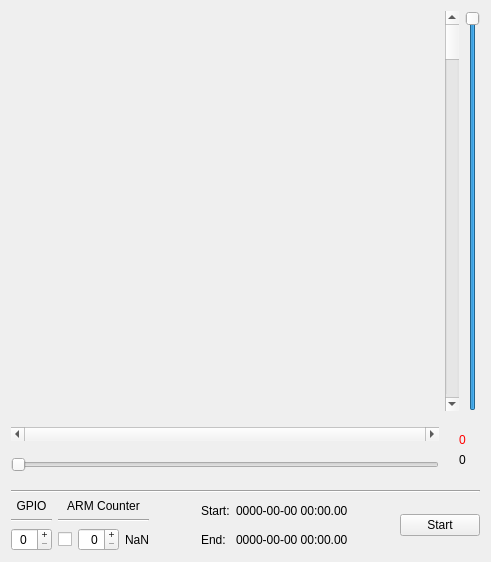
<?xml version="1.0" encoding="UTF-8"?>
<ui version="4.0">
 <class>MonitorWidget</class>
 <widget class="QWidget" name="MonitorWidget">
  <property name="geometry">
   <rect>
    <x>0</x>
    <y>0</y>
    <width>491</width>
    <height>562</height>
   </rect>
  </property>
  <property name="sizePolicy">
   <sizepolicy hsizetype="Preferred" vsizetype="Expanding">
    <horstretch>0</horstretch>
    <verstretch>0</verstretch>
   </sizepolicy>
  </property>
  <property name="windowTitle">
   <string>Form</string>
  </property>
  <layout class="QVBoxLayout" name="verticalLayout">
   <item>
    <layout class="QGridLayout" name="grid">
     <item row="4" column="0">
      <widget class="ChartWidget" name="chartW" native="true">
       <property name="sizePolicy">
        <sizepolicy hsizetype="Preferred" vsizetype="Preferred">
         <horstretch>0</horstretch>
         <verstretch>0</verstretch>
        </sizepolicy>
       </property>
       <property name="minimumSize">
        <size>
         <width>400</width>
         <height>400</height>
        </size>
       </property>
      </widget>
     </item>
     <item row="4" column="1">
      <layout class="QHBoxLayout" name="xLayout">
       <item>
        <widget class="QScrollBar" name="yScroll">
         <property name="orientation">
          <enum>Qt::Vertical</enum>
         </property>
        </widget>
       </item>
       <item>
        <widget class="QSlider" name="yZoom">
         <property name="minimum">
          <number>0</number>
         </property>
         <property name="maximum">
          <number>0</number>
         </property>
         <property name="singleStep">
          <number>2</number>
         </property>
         <property name="pageStep">
          <number>20</number>
         </property>
         <property name="value">
          <number>0</number>
         </property>
         <property name="orientation">
          <enum>Qt::Vertical</enum>
         </property>
        </widget>
       </item>
      </layout>
     </item>
     <item row="6" column="0">
      <layout class="QVBoxLayout" name="yLayout">
       <item>
        <widget class="QScrollBar" name="xScroll">
         <property name="minimum">
          <number>0</number>
         </property>
         <property name="maximum">
          <number>0</number>
         </property>
         <property name="singleStep">
          <number>1</number>
         </property>
         <property name="pageStep">
          <number>0</number>
         </property>
         <property name="value">
          <number>0</number>
         </property>
         <property name="orientation">
          <enum>Qt::Horizontal</enum>
         </property>
         <property name="invertedControls">
          <bool>false</bool>
         </property>
        </widget>
       </item>
       <item>
        <widget class="QSlider" name="xZoom">
         <property name="maximum">
          <number>0</number>
         </property>
         <property name="singleStep">
          <number>2</number>
         </property>
         <property name="pageStep">
          <number>20</number>
         </property>
         <property name="orientation">
          <enum>Qt::Horizontal</enum>
         </property>
        </widget>
       </item>
      </layout>
     </item>
     <item row="6" column="1">
      <layout class="QVBoxLayout" name="countsLayout">
       <item>
        <spacer name="missedSpacer">
         <property name="orientation">
          <enum>Qt::Vertical</enum>
         </property>
         <property name="sizeHint" stdset="0">
          <size>
           <width>20</width>
           <height>40</height>
          </size>
         </property>
        </spacer>
       </item>
       <item>
        <widget class="QLabel" name="missed">
         <property name="styleSheet">
          <string notr="true">color : red</string>
         </property>
         <property name="frameShape">
          <enum>QFrame::NoFrame</enum>
         </property>
         <property name="text">
          <string>0</string>
         </property>
         <property name="alignment">
          <set>Qt::AlignCenter</set>
         </property>
        </widget>
       </item>
       <item>
        <widget class="QLabel" name="counts">
         <property name="sizePolicy">
          <sizepolicy hsizetype="Minimum" vsizetype="Preferred">
           <horstretch>0</horstretch>
           <verstretch>0</verstretch>
          </sizepolicy>
         </property>
         <property name="frameShape">
          <enum>QFrame::NoFrame</enum>
         </property>
         <property name="text">
          <string>0</string>
         </property>
         <property name="textFormat">
          <enum>Qt::PlainText</enum>
         </property>
         <property name="alignment">
          <set>Qt::AlignCenter</set>
         </property>
        </widget>
       </item>
       <item>
        <spacer name="countslSpacer">
         <property name="orientation">
          <enum>Qt::Vertical</enum>
         </property>
         <property name="sizeHint" stdset="0">
          <size>
           <width>20</width>
           <height>40</height>
          </size>
         </property>
        </spacer>
       </item>
      </layout>
     </item>
    </layout>
   </item>
   <item>
    <widget class="Line" name="controlsSeparator">
     <property name="orientation">
      <enum>Qt::Horizontal</enum>
     </property>
    </widget>
   </item>
   <item>
    <layout class="QHBoxLayout" name="controlsLayout">
     <item>
      <layout class="QGridLayout" name="setup">
       <item row="0" column="1">
        <widget class="QLabel" name="counterLabel">
         <property name="text">
          <string>ARM Counter</string>
         </property>
         <property name="alignment">
          <set>Qt::AlignCenter</set>
         </property>
        </widget>
       </item>
       <item row="2" column="0">
        <widget class="QSpinBox" name="gpio">
         <property name="alignment">
          <set>Qt::AlignCenter</set>
         </property>
         <property name="buttonSymbols">
          <enum>QAbstractSpinBox::PlusMinus</enum>
         </property>
        </widget>
       </item>
       <item row="0" column="0">
        <widget class="QLabel" name="gpioLabel">
         <property name="text">
          <string>GPIO</string>
         </property>
         <property name="alignment">
          <set>Qt::AlignCenter</set>
         </property>
        </widget>
       </item>
       <item row="2" column="1">
        <layout class="QHBoxLayout" name="counterBox">
         <item>
          <widget class="QCheckBox" name="counterActivate">
           <property name="text">
            <string/>
           </property>
          </widget>
         </item>
         <item>
          <widget class="QSpinBox" name="counterPrescaler">
           <property name="alignment">
            <set>Qt::AlignRight|Qt::AlignTrailing|Qt::AlignVCenter</set>
           </property>
           <property name="buttonSymbols">
            <enum>QAbstractSpinBox::PlusMinus</enum>
           </property>
          </widget>
         </item>
         <item>
          <widget class="QLabel" name="counterFrequency">
           <property name="text">
            <string>NaN</string>
           </property>
          </widget>
         </item>
        </layout>
       </item>
       <item row="1" column="0">
        <widget class="Line" name="setupSeparatorGpio">
         <property name="orientation">
          <enum>Qt::Horizontal</enum>
         </property>
        </widget>
       </item>
       <item row="1" column="1">
        <widget class="Line" name="setupSeparatorCounter">
         <property name="orientation">
          <enum>Qt::Horizontal</enum>
         </property>
        </widget>
       </item>
      </layout>
     </item>
     <item>
      <spacer name="setupSpacer">
       <property name="orientation">
        <enum>Qt::Horizontal</enum>
       </property>
       <property name="sizeHint" stdset="0">
        <size>
         <width>40</width>
         <height>20</height>
        </size>
       </property>
      </spacer>
     </item>
     <item>
      <layout class="QGridLayout" name="periodGrid">
       <item row="1" column="0">
        <widget class="QLabel" name="endLabel">
         <property name="text">
          <string>End:</string>
         </property>
        </widget>
       </item>
       <item row="0" column="0">
        <widget class="QLabel" name="startLabel">
         <property name="text">
          <string>Start:</string>
         </property>
        </widget>
       </item>
       <item row="0" column="1">
        <widget class="QLabel" name="startDate">
         <property name="text">
          <string>0000-00-00 00:00.00</string>
         </property>
        </widget>
       </item>
       <item row="1" column="1">
        <widget class="QLabel" name="endDate">
         <property name="text">
          <string>0000-00-00 00:00.00</string>
         </property>
        </widget>
       </item>
      </layout>
     </item>
     <item>
      <spacer name="periodSpacer">
       <property name="orientation">
        <enum>Qt::Horizontal</enum>
       </property>
       <property name="sizeHint" stdset="0">
        <size>
         <width>40</width>
         <height>20</height>
        </size>
       </property>
      </spacer>
     </item>
     <item>
      <widget class="QPushButton" name="start">
       <property name="text">
        <string>Start</string>
       </property>
      </widget>
     </item>
    </layout>
   </item>
  </layout>
 </widget>
 <customwidgets>
  <customwidget>
   <class>ChartWidget</class>
   <extends>QWidget</extends>
   <header>qt/ChartWidget.h</header>
   <container>1</container>
  </customwidget>
 </customwidgets>
 <resources/>
 <connections/>
</ui>
